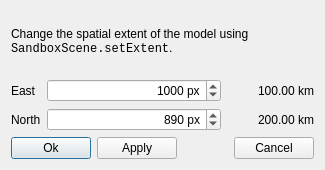
<?xml version="1.0" encoding="UTF-8"?>
<ui version="4.0">
 <class>dialogModelExtent</class>
 <widget class="QDialog" name="dialogModelExtent">
  <property name="windowModality">
   <enum>Qt::WindowModal</enum>
  </property>
  <property name="geometry">
   <rect>
    <x>0</x>
    <y>0</y>
    <width>325</width>
    <height>170</height>
   </rect>
  </property>
  <property name="sizePolicy">
   <sizepolicy hsizetype="Preferred" vsizetype="Preferred">
    <horstretch>0</horstretch>
    <verstretch>0</verstretch>
   </sizepolicy>
  </property>
  <property name="minimumSize">
   <size>
    <width>325</width>
    <height>170</height>
   </size>
  </property>
  <property name="maximumSize">
   <size>
    <width>400</width>
    <height>200</height>
   </size>
  </property>
  <property name="windowTitle">
   <string>Extent SandboxScene</string>
  </property>
  <layout class="QVBoxLayout" name="verticalLayout">
   <item>
    <widget class="QLabel" name="label_5">
     <property name="text">
      <string>Change the spatial extent of the model using &lt;span style='font-family: monospace'&gt;SandboxScene.setExtent&lt;/span&gt;.</string>
     </property>
     <property name="wordWrap">
      <bool>true</bool>
     </property>
    </widget>
   </item>
   <item>
    <layout class="QGridLayout" name="gridLayout" columnstretch="0,2,1" columnminimumwidth="0,0,0">
     <item row="0" column="0">
      <widget class="QLabel" name="east_label">
       <property name="sizePolicy">
        <sizepolicy hsizetype="Minimum" vsizetype="Preferred">
         <horstretch>0</horstretch>
         <verstretch>0</verstretch>
        </sizepolicy>
       </property>
       <property name="toolTip">
        <string> &lt;span style='font-family: monospace'&gt;SandboxScene.config.extent_east&lt;/span&gt;</string>
       </property>
       <property name="text">
        <string>East</string>
       </property>
      </widget>
     </item>
     <item row="1" column="0">
      <widget class="QLabel" name="north_label">
       <property name="sizePolicy">
        <sizepolicy hsizetype="Minimum" vsizetype="Preferred">
         <horstretch>0</horstretch>
         <verstretch>0</verstretch>
        </sizepolicy>
       </property>
       <property name="toolTip">
        <string> &lt;span style='font-family: monospace'&gt;SandboxScene.config.extent_east&lt;/span&gt;</string>
       </property>
       <property name="text">
        <string>North</string>
       </property>
      </widget>
     </item>
     <item row="1" column="1">
      <widget class="QSpinBox" name="spinNorthPx">
       <property name="alignment">
        <set>Qt::AlignRight|Qt::AlignTrailing|Qt::AlignVCenter</set>
       </property>
       <property name="suffix">
        <string> px</string>
       </property>
       <property name="minimum">
        <number>1</number>
       </property>
       <property name="maximum">
        <number>10000</number>
       </property>
       <property name="singleStep">
        <number>100</number>
       </property>
       <property name="value">
        <number>890</number>
       </property>
      </widget>
     </item>
     <item row="0" column="1">
      <widget class="QSpinBox" name="spinEastPx">
       <property name="alignment">
        <set>Qt::AlignRight|Qt::AlignTrailing|Qt::AlignVCenter</set>
       </property>
       <property name="suffix">
        <string> px</string>
       </property>
       <property name="minimum">
        <number>1</number>
       </property>
       <property name="maximum">
        <number>10000</number>
       </property>
       <property name="singleStep">
        <number>100</number>
       </property>
       <property name="value">
        <number>1000</number>
       </property>
      </widget>
     </item>
     <item row="0" column="2">
      <widget class="QLabel" name="eastKm">
       <property name="text">
        <string>100.00 km</string>
       </property>
       <property name="alignment">
        <set>Qt::AlignRight|Qt::AlignTrailing|Qt::AlignVCenter</set>
       </property>
      </widget>
     </item>
     <item row="1" column="2">
      <widget class="QLabel" name="northKm">
       <property name="text">
        <string>200.00 km</string>
       </property>
       <property name="alignment">
        <set>Qt::AlignRight|Qt::AlignTrailing|Qt::AlignVCenter</set>
       </property>
      </widget>
     </item>
    </layout>
   </item>
   <item>
    <layout class="QHBoxLayout" name="horizontalLayout">
     <item>
      <widget class="QPushButton" name="okButton">
       <property name="text">
        <string>Ok</string>
       </property>
      </widget>
     </item>
     <item>
      <widget class="QPushButton" name="applyButton">
       <property name="text">
        <string>Apply</string>
       </property>
      </widget>
     </item>
     <item>
      <spacer name="horizontalSpacer">
       <property name="orientation">
        <enum>Qt::Horizontal</enum>
       </property>
       <property name="sizeHint" stdset="0">
        <size>
         <width>40</width>
         <height>20</height>
        </size>
       </property>
      </spacer>
     </item>
     <item>
      <widget class="QPushButton" name="cancelButton">
       <property name="text">
        <string>Cancel</string>
       </property>
      </widget>
     </item>
    </layout>
   </item>
  </layout>
 </widget>
 <tabstops>
  <tabstop>spinEastPx</tabstop>
  <tabstop>spinNorthPx</tabstop>
  <tabstop>okButton</tabstop>
  <tabstop>applyButton</tabstop>
  <tabstop>cancelButton</tabstop>
 </tabstops>
 <resources/>
 <connections>
  <connection>
   <sender>cancelButton</sender>
   <signal>released()</signal>
   <receiver>dialogModelExtent</receiver>
   <slot>close()</slot>
   <hints>
    <hint type="sourcelabel">
     <x>271</x>
     <y>139</y>
    </hint>
    <hint type="destinationlabel">
     <x>161</x>
     <y>84</y>
    </hint>
   </hints>
  </connection>
 </connections>
</ui>
